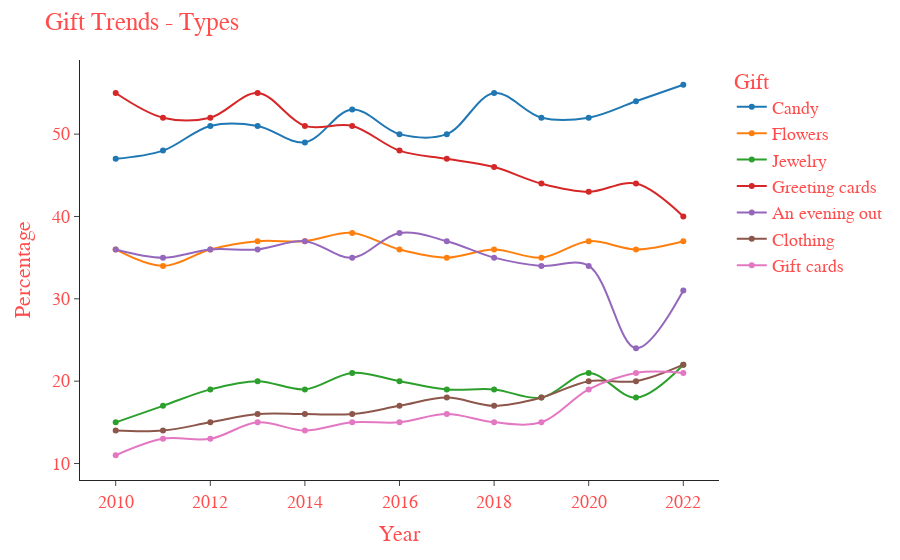

Notebook code cell kept with this figure:
### Code cell
fig = px.line(hgtpb, x = "Year", y = list(hgtpb.columns[1 : ]),
              markers = True, line_shape = 'spline',
              labels={
                      "value": "Percentage",
                      "variable": "Gift"
                     }
)

fig.update_layout(
    title = "Gift Trends - Types",
    font=dict(
        family = font_family,
        size = 18,
        color = "#ff4d4d",
    )
)

fig.update_traces(
                  selector = dict(type=''),
                  marker = dict(size=6,
                              line = dict(width=2,
                                        color = 'darkred')),
                 )

fig.update_yaxes(type="linear")

fig.show()

### Figure 1 — Plotly figure (JSON) as saved in the notebook; plotly's stock layout.template omitted (floating-point values rounded to 4 significant figures)
{"data": [{"hovertemplate": "Gift=Candy<br>Year=%{x}<br>Percentage=%{y}<extra></extra>", "legendgroup": "Candy", "line": {"color": "#1F77B4", "dash": "solid", "shape": "spline"}, "marker": {"symbol": "circle"}, "mode": "lines+markers", "name": "Candy", "orientation": "h", "showlegend": true, "type": "scatter", "x": [2010, 2011, 2012, 2013, 2014, 2015, 2016, 2017, 2018, 2019, 2020, 2021, 2022], "xaxis": "x", "y": ["47", "48", "51", "51", "49", "53", "50", "50", "55", "52", "52", "54", "56"], "yaxis": "y"}, {"hovertemplate": "Gift=Flowers<br>Year=%{x}<br>Percentage=%{y}<extra></extra>", "legendgroup": "Flowers", "line": {"color": "#FF7F0E", "dash": "solid", "shape": "spline"}, "marker": {"symbol": "circle"}, "mode": "lines+markers", "name": "Flowers", "orientation": "h", "showlegend": true, "type": "scatter", "x": [2010, 2011, 2012, 2013, 2014, 2015, 2016, 2017, 2018, 2019, 2020, 2021, 2022], "xaxis": "x", "y": ["36", "34", "36", "37", "37", "38", "36", "35", "36", "35", "37", "36", "37"], "yaxis": "y"}, {"hovertemplate": "Gift=Jewelry<br>Year=%{x}<br>Percentage=%{y}<extra></extra>", "legendgroup": "Jewelry", "line": {"color": "#2CA02C", "dash": "solid", "shape": "spline"}, "marker": {"symbol": "circle"}, "mode": "lines+markers", "name": "Jewelry", "orientation": "h", "showlegend": true, "type": "scatter", "x": [2010, 2011, 2012, 2013, 2014, 2015, 2016, 2017, 2018, 2019, 2020, 2021, 2022], "xaxis": "x", "y": ["15", "17", "19", "20", "19", "21", "20", "19", "19", "18", "21", "18", "22"], "yaxis": "y"}, {"hovertemplate": "Gift=Greeting cards<br>Year=%{x}<br>Percentage=%{y}<extra></extra>", "legendgroup": "Greeting cards", "line": {"color": "#D62728", "dash": "solid", "shape": "spline"}, "marker": {"symbol": "circle"}, "mode": "lines+markers", "name": "Greeting cards", "orientation": "h", "showlegend": true, "type": "scatter", "x": [2010, 2011, 2012, 2013, 2014, 2015, 2016, 2017, 2018, 2019, 2020, 2021, 2022], "xaxis": "x", "y": ["55", "52", "52", "55", "51", "51", "48", "47", "46", "44", "43", "44", "40"], "yaxis": "y"}, {"hovertemplate": "Gift=An evening out<br>Year=%{x}<br>Percentage=%{y}<extra></extra>", "legendgroup": "An evening out", "line": {"color": "#9467BD", "dash": "solid", "shape": "spline"}, "marker": {"symbol": "circle"}, "mode": "lines+markers", "name": "An evening out", "orientation": "h", "showlegend": true, "type": "scatter", "x": [2010, 2011, 2012, 2013, 2014, 2015, 2016, 2017, 2018, 2019, 2020, 2021, 2022], "xaxis": "x", "y": ["36", "35", "36", "36", "37", "35", "38", "37", "35", "34", "34", "24", "31"], "yaxis": "y"}, {"hovertemplate": "Gift=Clothing<br>Year=%{x}<br>Percentage=%{y}<extra></extra>", "legendgroup": "Clothing", "line": {"color": "#8C564B", "dash": "solid", "shape": "spline"}, "marker": {"symbol": "circle"}, "mode": "lines+markers", "name": "Clothing", "orientation": "h", "showlegend": true, "type": "scatter", "x": [2010, 2011, 2012, 2013, 2014, 2015, 2016, 2017, 2018, 2019, 2020, 2021, 2022], "xaxis": "x", "y": ["14", "14", "15", "16", "16", "16", "17", "18", "17", "18", "20", "20", "22"], "yaxis": "y"}, {"hovertemplate": "Gift=Gift cards<br>Year=%{x}<br>Percentage=%{y}<extra></extra>", "legendgroup": "Gift cards", "line": {"color": "#E377C2", "dash": "solid", "shape": "spline"}, "marker": {"symbol": "circle"}, "mode": "lines+markers", "name": "Gift cards", "orientation": "h", "showlegend": true, "type": "scatter", "x": [2010, 2011, 2012, 2013, 2014, 2015, 2016, 2017, 2018, 2019, 2020, 2021, 2022], "xaxis": "x", "y": ["11", "13", "13", "15", "14", "15", "15", "16", "15", "15", "19", "21", "21"], "yaxis": "y"}], "layout": {"font": {"color": "#ff4d4d", "family": "Verdana", "size": 18}, "legend": {"title": {"text": "Gift"}, "tracegroupgap": 0}, "margin": {"t": 60}, "title": {"text": "Gift Trends - Types"}, "xaxis": {"anchor": "y", "domain": [0, 1], "title": {"text": "Year"}}, "yaxis": {"anchor": "x", "domain": [0, 1], "title": {"text": "Percentage"}, "type": "linear"}}}
